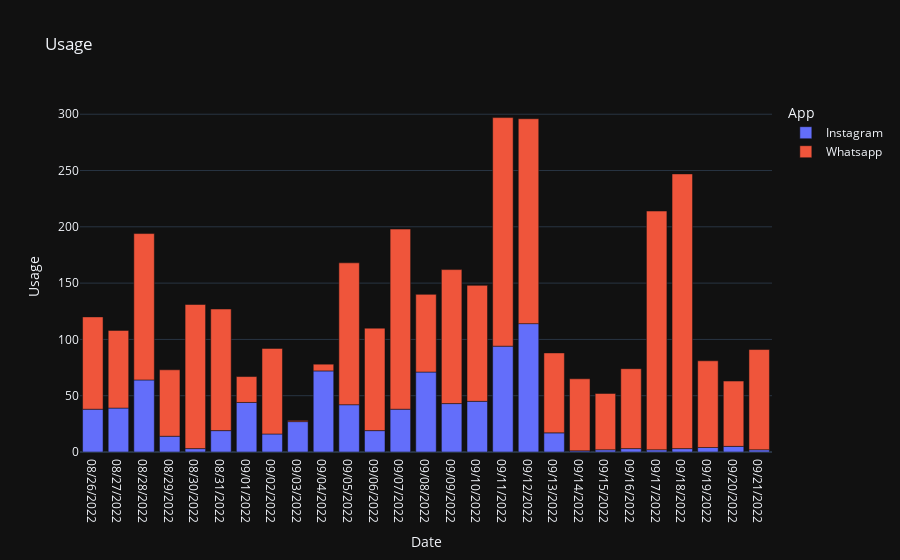

The cell this chart's notebook holds for it:
### Markdown cell above
Let's start with analyzing the screen time of the user. 
Let's look at the amount of usage of the apps.

### Code cell
figure = px.bar(data_frame = data,
                x='Date',
                y='Usage',
                color='App',
                title='Usage'
               )
figure.show()

### Figure 1 — Plotly figure (JSON) as saved in the notebook; plotly's stock layout.template omitted (floating-point values rounded to 4 significant figures)
{"data": [{"alignmentgroup": "True", "hovertemplate": "App=Instagram<br>Date=%{x}<br>Usage=%{y}<extra></extra>", "legendgroup": "Instagram", "marker": {"color": "#636efa", "pattern": {"shape": ""}}, "name": "Instagram", "offsetgroup": "Instagram", "orientation": "v", "showlegend": true, "textposition": "auto", "x": ["08/26/2022", "08/27/2022", "08/28/2022", "08/29/2022", "08/30/2022", "08/31/2022", "09/01/2022", "09/02/2022", "09/03/2022", "09/04/2022", "09/05/2022", "09/06/2022", "09/07/2022", "09/08/2022", "09/09/2022", "09/10/2022", "09/11/2022", "09/12/2022", "09/13/2022", "09/14/2022", "09/15/2022", "09/16/2022", "09/17/2022", "09/18/2022", "09/19/2022", "09/20/2022", "09/21/2022"], "xaxis": "x", "y": [38, 39, 64, 14, 3, 19, 44, 16, 27, 72, 42, 19, 38, 71, 43, 45, 94, 114, 17, 1, 2, 3, 2, 3, 4, 5, 2], "yaxis": "y", "type": "bar"}, {"alignmentgroup": "True", "hovertemplate": "App=Whatsapp<br>Date=%{x}<br>Usage=%{y}<extra></extra>", "legendgroup": "Whatsapp", "marker": {"color": "#EF553B", "pattern": {"shape": ""}}, "name": "Whatsapp", "offsetgroup": "Whatsapp", "orientation": "v", "showlegend": true, "textposition": "auto", "x": ["08/26/2022", "08/27/2022", "08/28/2022", "08/29/2022", "08/30/2022", "08/31/2022", "09/01/2022", "09/02/2022", "09/03/2022", "09/04/2022", "09/05/2022", "09/06/2022", "09/07/2022", "09/08/2022", "09/09/2022", "09/10/2022", "09/11/2022", "09/12/2022", "09/13/2022", "09/14/2022", "09/15/2022", "09/16/2022", "09/17/2022", "09/18/2022", "09/19/2022", "09/20/2022", "09/21/2022"], "xaxis": "x", "y": [82, 69, 130, 59, 128, 108, 23, 76, 1, 6, 126, 91, 160, 69, 119, 103, 203, 182, 71, 64, 50, 71, 212, 244, 77, 58, 89], "yaxis": "y", "type": "bar"}], "layout": {"xaxis": {"anchor": "y", "domain": [0.0, 1.0], "title": {"text": "Date"}}, "yaxis": {"anchor": "x", "domain": [0.0, 1.0], "title": {"text": "Usage"}}, "legend": {"title": {"text": "App"}, "tracegroupgap": 0}, "title": {"text": "Usage"}, "barmode": "relative"}}
